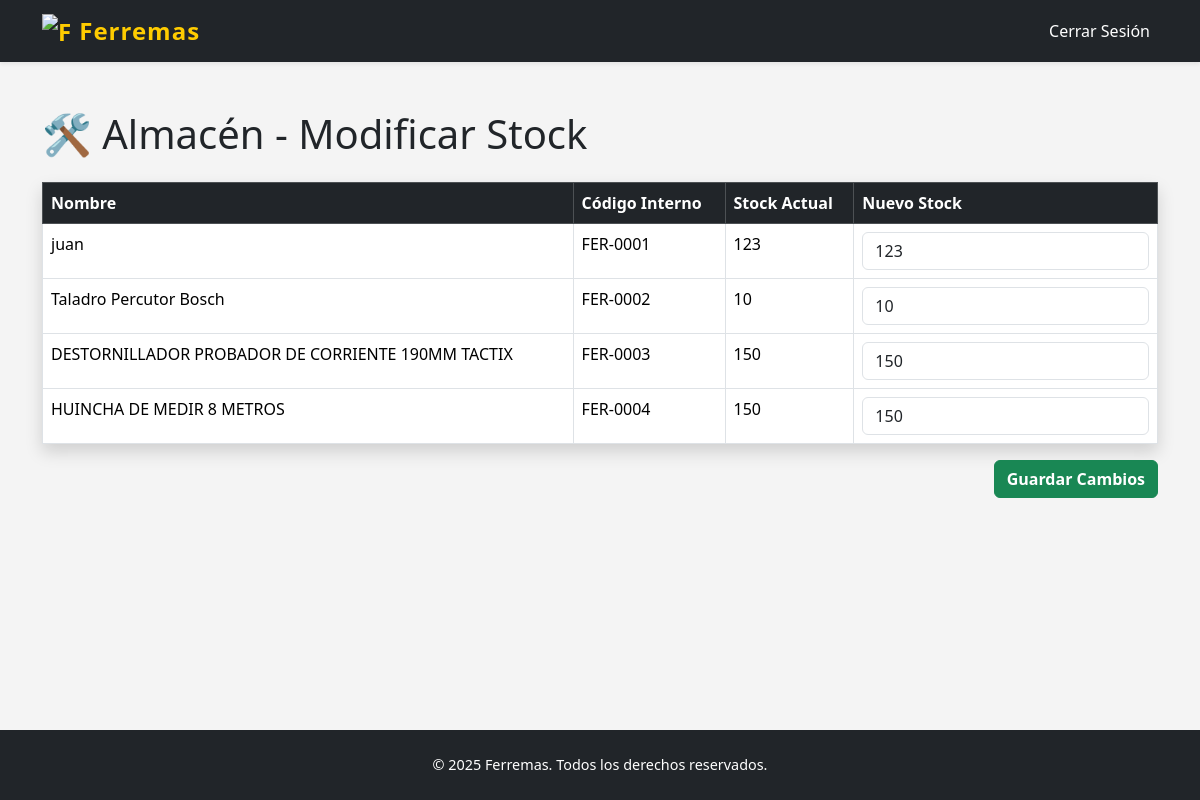
The page /api/almacen/ on the database as committed earlier.
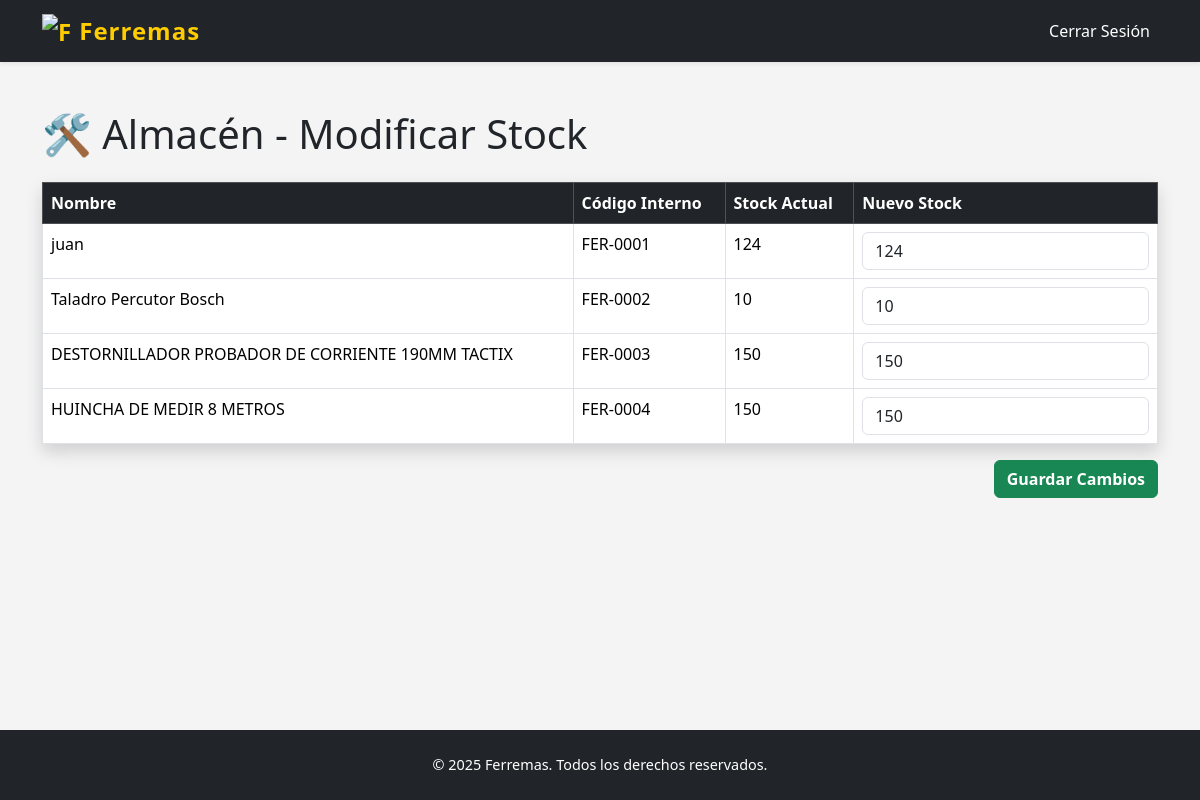
The same page on the database as committed later.
### ferremas/models.py (models this page shows, shortened)
class Herramienta(models.Model):
    CATEGORIAS = [
        ('electricas', 'Eléctricas'),
        ('manuales', 'Manuales'),
        ('medicion', 'Medición'),
        ('otros', 'Otros'),
    ]
    codigo_interno = models.CharField(max_length=50)
    codigo_fabricante = models.CharField(max_length=50, null=True, blank=True)
    marca = models.CharField(max_length=50, null=True, blank=True)
    nombre = models.CharField(max_length=100)
    descripcion = models.TextField()
    precio = models.DecimalField(max_digits=10, decimal_places=2)
    stock = models.IntegerField()
    imagen = models.ImageField(upload_to='herramientas/', null=True, blank=True)
    categoria = models.CharField(max_length=20, choices=CATEGORIAS, default='otros')

### ferremas/views.py (the view, shortened to what this page needs)
# urls.py: path('almacen/', views.almacen, name='almacen'),
def almacen(request):
    herramientas = Herramienta.objects.all()
    return render(request, 'ferremas/almacen.html', {'herramientas': herramientas})

### ferremas/templates/ferremas/almacen.html (shortened to what this page needs)
{% load static %}
<!DOCTYPE html>
<html lang="es">
<head>
    <link href="https://cdn.jsdelivr.net/npm/bootstrap@5.3.3/dist/css/bootstrap.min.css" rel="stylesheet">
    <link href="{% static 'css/inicio.css' %}" rel="stylesheet">
</head>
<body class="d-flex flex-column min-vh-100">
    <nav class="navbar navbar-expand-lg navbar-dark bg-dark shadow-sm">
        <div class="container">
            <a class="navbar-brand fw-bold text-warning" href="{% url 'inicio' %}">
                <img src="{% static 'ferremas/logo.png' %}" alt="Ferremas" width="30" height="30"
                    class="d-inline-block align-text-top">
                Ferremas
            </a>
            <div class="collapse navbar-collapse" id="navbarNav">
                <ul class="navbar-nav">
                    <li class="nav-item">
                        <a class="nav-link" href="{% url 'logout' %}">Cerrar Sesión</a>
                    </li>
                </ul>
            </div>
        </div>
    </nav>
<main class="flex-grow-1">
    <div class="container py-5">
        <h1 class="mb-4">🛠️ Almacén - Modificar Stock</h1>
        {% if herramientas %}
        <form method="post">
            <table class="table table-bordered table-hover bg-white shadow">
                <thead class="table-dark">
                    <tr>
                        <th>Nombre</th>
                        <th>Código Interno</th>
                        <th>Stock Actual</th>
                        <th>Nuevo Stock</th>
                    </tr>
                </thead>
                <tbody>
                    {% for herramienta in herramientas %}
                    <tr>
                        <td>{{ herramienta.nombre }}</td>
                        <td>{{ herramienta.codigo_interno }}</td>
                        <td>{{ herramienta.stock }}</td>
                        <td>
                            <input type="number" name="stock_{{ herramienta.id }}" value="{{ herramienta.stock }}"
                                min="0" class="form-control">
                        </td>
                    </tr>
                    {% endfor %}
                </tbody>
            </table>
            <div class="text-end">
                <button type="submit" class="btn btn-success fw-bold">Guardar Cambios</button>
            </div>
        </form>
        {% else %}
        <div class="alert alert-info">No hay herramientas registradas.</div>
        {% endif %}
    </div>
</main>
    <footer class="bg-dark text-white text-center py-4 mt-5">
        <div class="container">
            <p class="mb-0">&copy; 2025 Ferremas. Todos los derechos reservados.</p>
        </div>
    </footer>
</body>
</html>

Rows that differ between the two databases and show on the page:
changed Herramienta "juan": stock "123" → "124"
